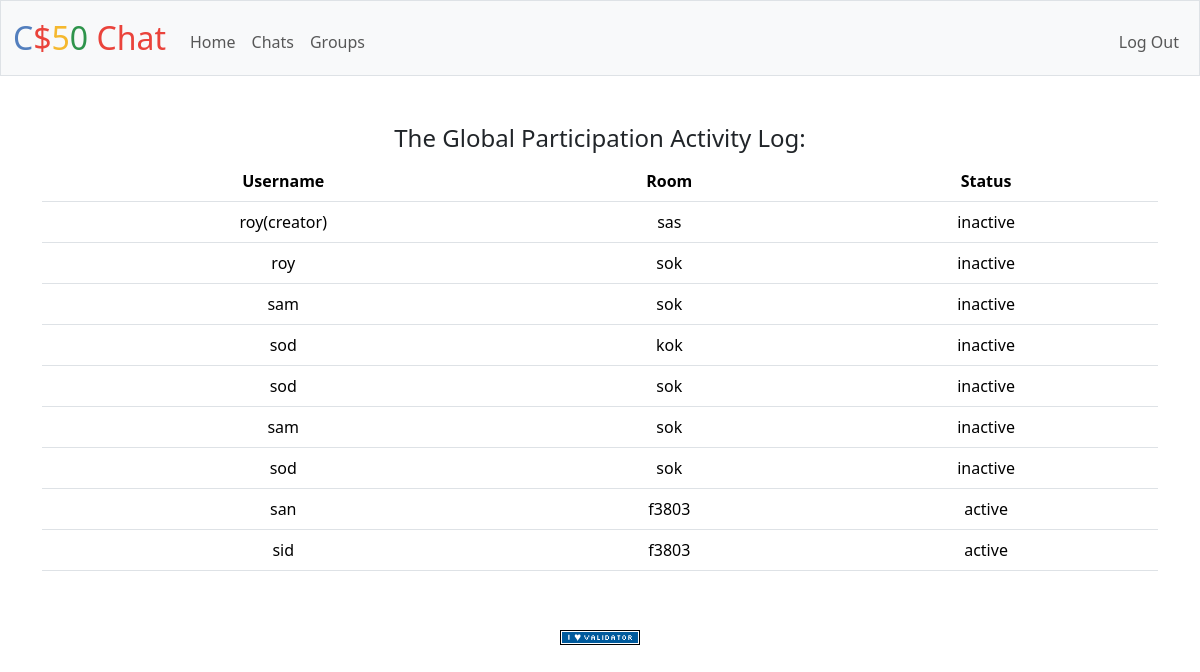
The app's page /group (signed in), older data.
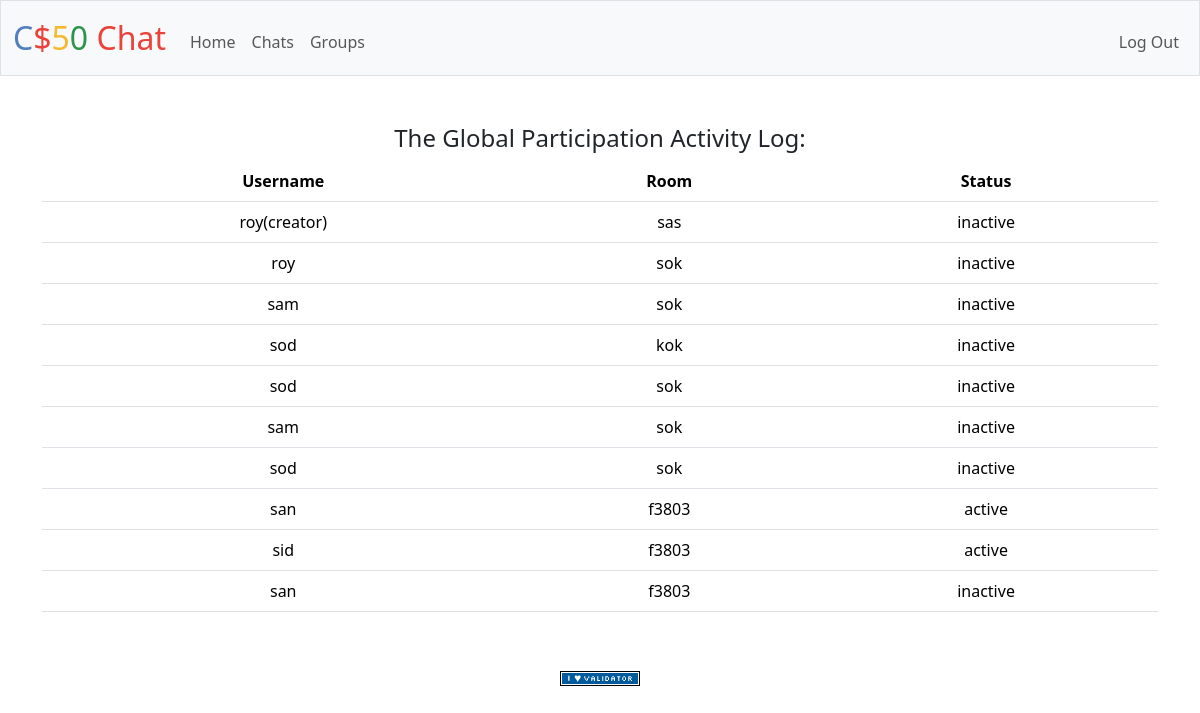
The same page, newer data.
### tables this page shows
CREATE TABLE "info" (
    rid INTEGER NOT NULL ,
    rname TEXT NOT NULL,
username TEXT NOT NULL, status TEXT,id INTEGER PRIMARY KEY AUTOINCREMENT,
user_id INTEGER,
    FOREIGN KEY (user_id) REFERENCES users(id)
);

### app.py (the view)
@app.route('/group')
@login_required
def group():
    rows = db.execute(
        "SELECT rname,username,status FROM info"
    )
    return render_template("groups.html", rows=rows)

### app.py (called while the page is built)
@app.after_request
def after_request(response):
    response.headers["Cache-Control"] = "no-cache, no-store, must-revalidate"
    response.headers["Expires"] = 0
    response.headers["Pragma"] = "no-cache"
    return response

### helpers.py (called while the page is built)
def login_required(f):
    @wraps(f)
    def decorated_function(*args, **kwargs):
        if session.get("user_id") is None:
            return redirect("/login")
        return f(*args, **kwargs)
    return decorated_function

### templates/groups.html (shortened to what this page needs)
{% extends "layout.html" %}
{% block main %}
    <h4>The Global Participation Activity Log: </h4>
    <table class = "table my-2">
        <thead>
        <tr>
          <th>Username</th>
          <th>Room</th>
          <th>Status</th>
        </tr>
      </thead>
      <tbody>
        {% for row in rows %}
            <tr>
              <td> {{ row.username }}</td>
              <td> {{ row.rname }}</td>
              <td> {{ row.status }}</td>
            </tr>
        {% endfor %}
      </tbody>
    </table>
{% endblock %}

Row changes from the older to the newer data that the page shows:
added info: username "san", rname "f3803", status "inactive"
